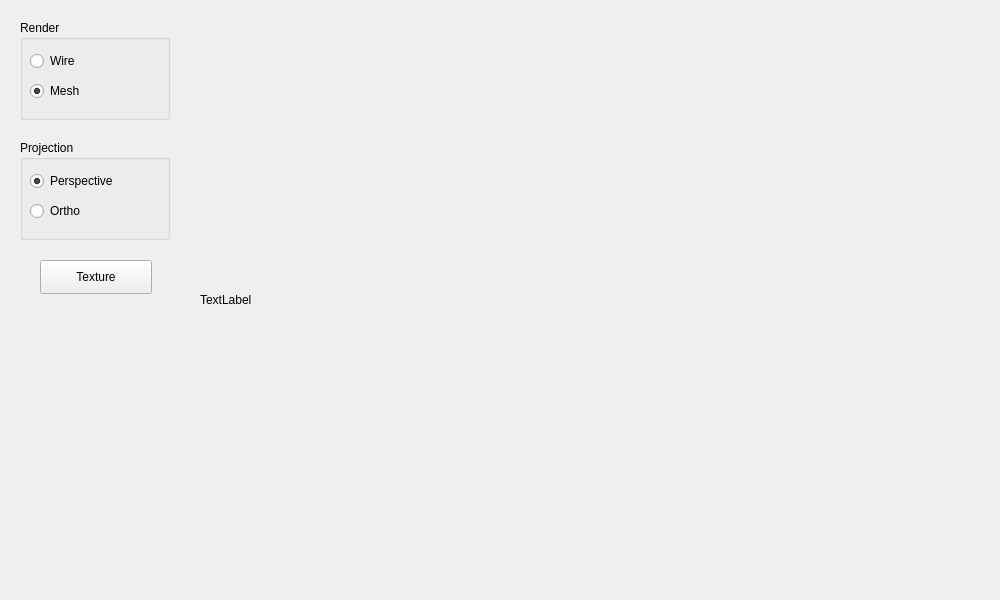
<?xml version="1.0" encoding="UTF-8"?>
<ui version="4.0">
 <class>SimpleRenderClass</class>
 <widget class="QWidget" name="SimpleRenderClass">
  <property name="geometry">
   <rect>
    <x>0</x>
    <y>0</y>
    <width>1000</width>
    <height>600</height>
   </rect>
  </property>
  <property name="windowTitle">
   <string>SimpleRender</string>
  </property>
  <widget class="QLabel" name="label">
   <property name="geometry">
    <rect>
     <x>200</x>
     <y>0</y>
     <width>800</width>
     <height>600</height>
    </rect>
   </property>
   <property name="autoFillBackground">
    <bool>false</bool>
   </property>
   <property name="text">
    <string>TextLabel</string>
   </property>
  </widget>
  <widget class="QGroupBox" name="groupBox">
   <property name="geometry">
    <rect>
     <x>20</x>
     <y>20</y>
     <width>150</width>
     <height>100</height>
    </rect>
   </property>
   <property name="title">
    <string>Render</string>
   </property>
   <widget class="QRadioButton" name="wireRadio">
    <property name="geometry">
     <rect>
      <x>10</x>
      <y>30</y>
      <width>132</width>
      <height>22</height>
     </rect>
    </property>
    <property name="text">
     <string>Wire</string>
    </property>
    <property name="checked">
     <bool>false</bool>
    </property>
   </widget>
   <widget class="QRadioButton" name="meshRadio">
    <property name="geometry">
     <rect>
      <x>10</x>
      <y>60</y>
      <width>132</width>
      <height>22</height>
     </rect>
    </property>
    <property name="text">
     <string>Mesh</string>
    </property>
    <property name="checked">
     <bool>true</bool>
    </property>
   </widget>
  </widget>
  <widget class="QGroupBox" name="groupBox_2">
   <property name="geometry">
    <rect>
     <x>20</x>
     <y>140</y>
     <width>150</width>
     <height>100</height>
    </rect>
   </property>
   <property name="title">
    <string>Projection</string>
   </property>
   <widget class="QRadioButton" name="perspectiveRadio">
    <property name="geometry">
     <rect>
      <x>10</x>
      <y>30</y>
      <width>132</width>
      <height>22</height>
     </rect>
    </property>
    <property name="text">
     <string>Perspective</string>
    </property>
    <property name="checked">
     <bool>true</bool>
    </property>
   </widget>
   <widget class="QRadioButton" name="orthoRadio">
    <property name="geometry">
     <rect>
      <x>10</x>
      <y>60</y>
      <width>132</width>
      <height>22</height>
     </rect>
    </property>
    <property name="text">
     <string>Ortho</string>
    </property>
   </widget>
  </widget>
  <widget class="QPushButton" name="textureButton">
   <property name="geometry">
    <rect>
     <x>40</x>
     <y>260</y>
     <width>112</width>
     <height>34</height>
    </rect>
   </property>
   <property name="text">
    <string>Texture</string>
   </property>
  </widget>
 </widget>
 <layoutdefault spacing="6" margin="11"/>
 <resources>
  <include location="SimpleRender.qrc"/>
 </resources>
 <connections/>
</ui>
